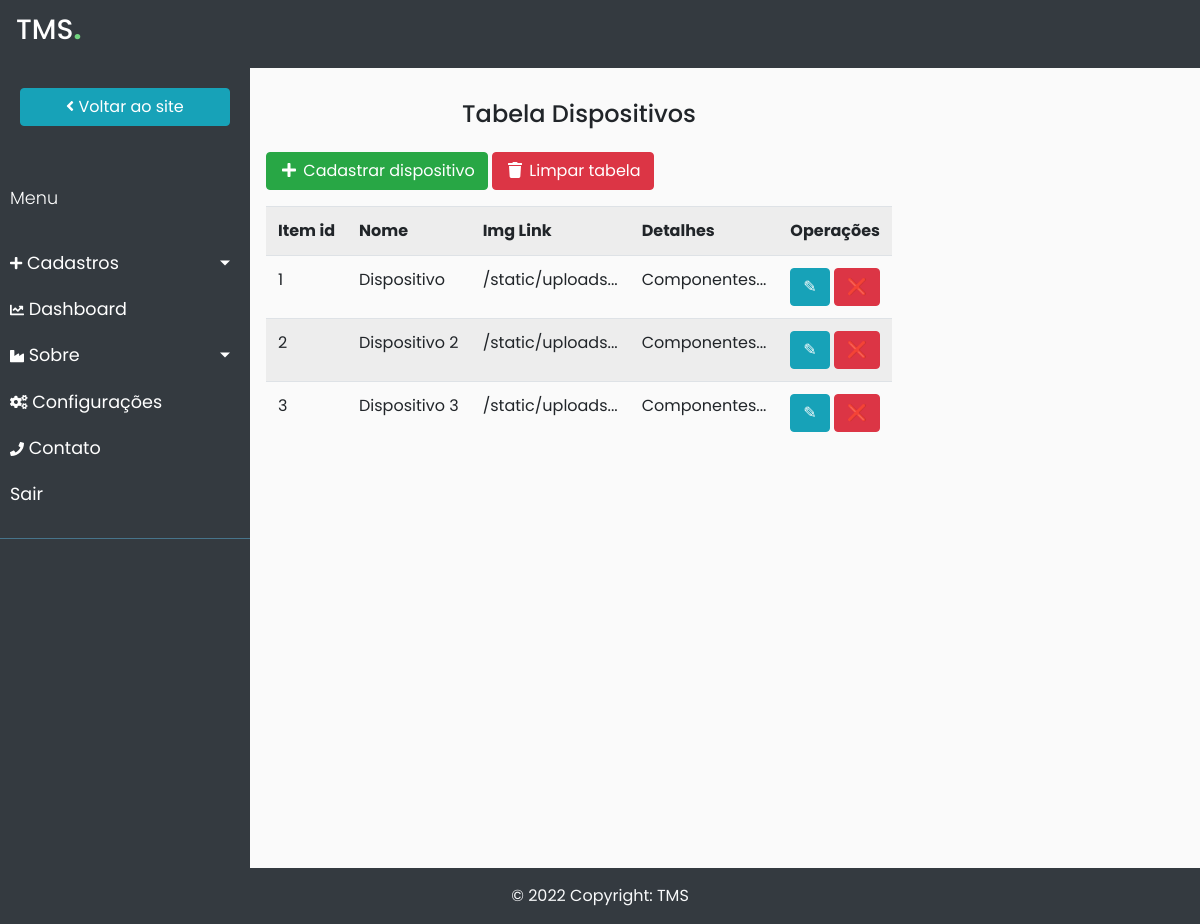
Page /admin/dispositivos (signed in) on the committed database.
### app/db_models.py (models this page shows)
class Dispositivo(db.Model):
	__tablename__ = "dispositivos"
	id = db.Column(db.Integer, primary_key=True)
	code = db.Column(db.String(100), nullable=False)
	name = db.Column(db.String(100), nullable=False)
	category = db.Column(db.Text, nullable=False)
	image = db.Column(db.String(250), nullable=False)
	details = db.Column(db.String(250), nullable=False)

### app/funcs.py (the view)
	def wrapper(*args, **kwargs):
		if current_user.is_authenticated and current_user.admin == 1:
			return func(*args, **kwargs)
		else:
			return "Você não está autorizado a acessar esta URL."

### app/__init__.py (called while the page is built)
@app.context_processor
def inject_now():
	return {'now': datetime.utcnow()}

@login_manager.user_loader
def load_user(user_id):
	return User.query.get(user_id)

### app/admin/routes.py (called while the page is built)
@admin.route('/dispositivos')
@admin_only
def dispositivos():
    dispositivos = Dispositivo.query.all()
    return render_template("admin/dispositivos.html", dispositivos=dispositivos)

### app/funcs.py (called while the page is built)
def admin_only(func):
	def wrapper(*args, **kwargs):
		if current_user.is_authenticated and current_user.admin == 1:
			return func(*args, **kwargs)
		else:
			return "Você não está autorizado a acessar esta URL."
	wrapper.__name__ = func.__name__
	return wrapper

### app/admin/templates/admin/dispositivos.html (shortened to what this page needs)
{% extends "admin/base.html" %}
{% block content %}
    {% if not dispositivos %}
		<div class="container mg-3 p-3">
			<a href="{{ url_for('admin.add_dispositivo') }}" class="btn btn-success">
				<i class="fas fa-plus fa-fw"></i>
				Cadastrar dispositivo
			</a>
			<a href="{{ url_for('admin.cleartable',type='dispositivos') }}" class="btn btn-danger">
				<i class="fas fa-trash fa-fw"></i>
				Limpar tabela
			</a>
		</div>
		<div class="flash-error">Não há dispositivos cadastrados.</div>
	{% else %}
    <div class="container mg-3 p-3">
		<h4 class="text-center p-3">Tabela Dispositivos</h4>
		<a href="{{ url_for('admin.add_dispositivo') }}" class="btn btn-success">
			<i class="fas fa-plus fa-fw"></i>
			Cadastrar dispositivo
		</a>
		<a href="{{ url_for('admin.cleartable',type='dispositivos') }}" class="btn btn-danger">
			<i class="fas fa-trash fa-fw"></i>
			Limpar tabela
		</a>
		<div class="mt-3">
			<table class="table table-striped tabela-responsiva">
				<tr>
					<th>Item id</th>
					<th>Nome</th>
					<th>Img Link</th>
					<th>Detalhes</th>
					<th>Operações</th>
				</tr>
    {% for dispositivo in dispositivos %}
				<tr>
					<td>{{ dispositivo.id }}</td>
					<td>{{ dispositivo.name }}</td>
					<td>{{ dispositivo.image[:15] }}...</td>
					<td>{{ dispositivo.details[:40] | safe }}...</td>
					<td>
						<a class="btn btn-info" href="{{ url_for('admin.edit', type='dispositivo', id=dispositivo.id) }}">&#9998;</a>
						<a class="btn btn-danger" href="{{ url_for('admin.delete', type='dispositivos', id=dispositivo.id) }}">&#10060;</a>
					</td>
				</tr>
    {% endfor %}
    		</table>
		</div>
	</div>
	{% endif %}
{% endblock %}

### app/admin/templates/admin/base.html (shortened to what this page needs)
{% import "bootstrap/wtf.html" as wtf %}
<!DOCTYPE html>
<html lang="pt_BR">
  <head>
    <link rel="stylesheet" href="https://stackpath.bootstrapcdn.com/bootstrap/4.1.0/css/bootstrap.min.css">
    <link rel="stylesheet" type="text/css" href="{{ url_for('admin.static', filename='styles.css') }}">
    <link rel="stylesheet" href="{{ url_for('admin.static', filename='sidebar.css') }}">
  </head>
  <body>
    <div>
      <nav class="navbar navbar-expand-lg navbar-dark bg-dark">
        <a class="navbar-brand" href="{{ url_for('home') }}"><h3>TMS<b style="color: #73d580;">.</b></h3></a>
      </nav>
      <div class="wrapper">
        <nav id="sidebar">
          <div class="sidebar-header">
              <h4><a class="btn btn-info d-block" href="{{ url_for('home') }}"><i class='fa fa-angle-left'></i> Voltar ao site</a> </h4>
          </div>
          <ul class="list-unstyled components">
              <p>Menu</p>
              <li>
                  <a href="#homeSubmenu" data-toggle="collapse" aria-expanded="false" class="dropdown-toggle"><i class='fa fa-plus' style='font-size:14px'></i>  Cadastros</a>
              </li>
              <li>
                  <a href="{{ url_for('admin.dashboard') }}">
                  <i class='fa fa-chart-line' style='font-size:14px'></i> Dashboard</a>
              </li>
              <li>
                  <a href="#pageSubmenu" data-toggle="collapse" aria-expanded="false" class="dropdown-toggle">
                    <i class='fa fa-industry' style='font-size:14px'></i> Sobre</a>
              </li>
              <li>
                  <a href="#">
                    <i class='fa fa-cogs' style='font-size:14px'>
                  </i> Configurações</a>
              </li>
              <li>
                  <a href="#">
                    <i class='fa fa-phone' style='font-size:14px'>
                    </i> Contato</a>
              </li>
              <li class="nav-item">
                <a class="nav-link" href="{{ url_for('logout') }}"> Sair</a>
              </li>
          </ul>
        </nav>
        <div id="conteudo" style="display: none">
          <div id="content">
            <div>
                <div>
                  {% block content %}
                  {% endblock %}
                </div>
            </div>
          </div>
        </div>
      </div>
      <footer class="bg-dark text-center text-lg-start text-light footer">
        <div class="text-center p-3">
          © {{ now.year }} Copyright:
          TMS
        </div>
      </footer>
    </div>
  </body>
</html>

### app/admin/static/styles.css (style rules this page uses)
body { max-width: 100%; }
.wrapper { max-width: 100%; overflow-x: auto; }

### app/admin/static/sidebar.css (style rules this page uses)
body { font-family: 'Poppins', sans-serif; background: #fafafa; }
p { font-family: 'Poppins', sans-serif; font-size: 1.1em; font-weight: 300; line-height: 1.7em; color: #999; }
a, a:hover, a:focus { color: inherit; text-decoration: none; transition: all 0.3s; }
#sidebar { background: #343A40; color: #fff; transition: all 0.3s; }
#sidebar .sidebar-header { padding: 20px; background: #343A40; }
#sidebar ul.components { padding: 20px 0; border-bottom: 1px solid #47748b; }
#sidebar ul p { color: #fff; padding: 10px; }
#sidebar ul li a { padding: 10px; font-size: 1.1em; display: block; }
.wrapper { display: flex; align-items: stretch; }
#sidebar { display: block; min-width: 250px; max-width: 250px; min-height: 100vh; }
a[data-toggle="collapse"] { position: relative; }
.dropdown-toggle::after { display: block; position: absolute; top: 50%; right: 20px; transform: translateY(-50%); }

### rows in the picture
Dispositivo: id "1", name "Dispositivo", image "/static/uploads", details "Componentes"
Dispositivo: id "2", name "Dispositivo 2", image "/static/uploads", details "Componentes"
Dispositivo: id "3", name "Dispositivo 3", image "/static/uploads", details "Componentes"
